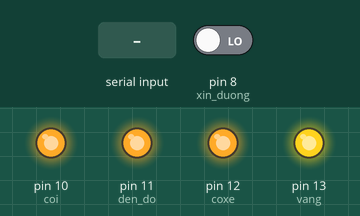
Recording of a sketch running on a simulated Arduino Uno, built with avr-gcc and run on an emulated ATmega328P. On the bench: output pins drawn as LEDs (lit = HIGH). The test bench sets the inputs (shaded band); at power-on: pin 8 (xin_duong) LOW.

Above: at 1.25 s.
1.3 s: "90,45\n" received over Serial
At 2.2 s:
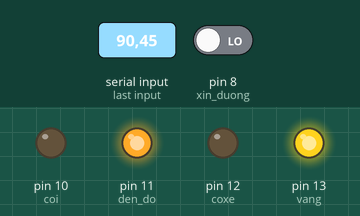
2.8 s: "30,150\n" received over Serial
At 3.4 s:
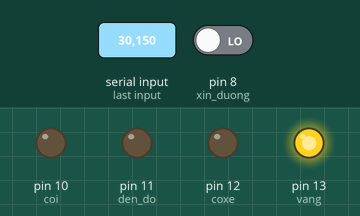
4.3 s: pin 8 (xin_duong) driven HIGH
At 5.7 s:
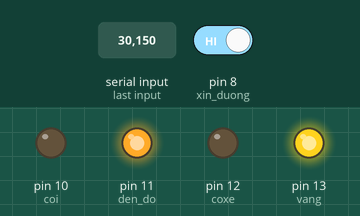
Timing chart, 0 to 7.3 s (numbered marks = the images above; inputs shaded):
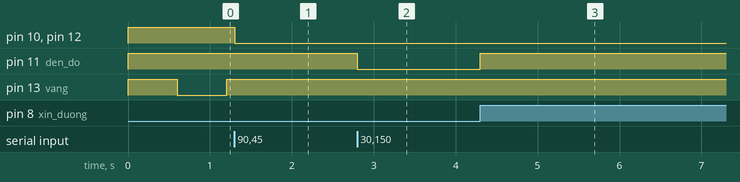

The sketch:

8t1_mega.ino
```cpp
float ham_coxe();
float nhayvang();
#define vang  13
#define coxe 12
#define den_do  11
#define coi 10
#define xin_duong 8
float time_den_do_bat;
float time_den_vang_bat=-48000;
bool den_vang_bat = !true;
bool dung =!true;
float velocity,timetatden,timetatden2;
float s = 0.13;  ///m
float a=1;
float one_giay=1;
int dem_xe=1;
void setup()
{
    Serial.begin(115200);
    Serial.setTimeout(1);
    pinMode(vang, OUTPUT);
    pinMode(coxe, OUTPUT);
    pinMode(den_do, OUTPUT);
    pinMode(coi, OUTPUT);
    pinMode(xin_duong, INPUT);
    digitalWrite(coi,1);
    digitalWrite(vang,1);
    digitalWrite(coxe,1);
    digitalWrite(den_do,1);
}


float ham_coxe()
{   float timexedi;
    digitalWrite(coxe,0);
    timexedi=s/velocity;
    timetatden=(timexedi*60*60*1000)+millis();
    //return timetatden;
    if(timetatden>=timetatden2)
        {
            timetatden2=timetatden;
        }
    else
        {
            timetatden=timetatden2;
        }
}
float nhayvang()
{
        if (millis()-a>600)
      {
       if (digitalRead(vang)==LOW)
          {
              digitalWrite(vang,HIGH);
          }
       else if (digitalRead(vang)==HIGH && digitalRead(coxe)==HIGH&& digitalRead(den_do)==HIGH )
          {
              digitalWrite(vang,LOW);
          }
       a = millis();
       }
}

void loop()
{
     if(Serial.available())
              {
              velocity = Serial.readString().toInt();//Until('\n');
              if (velocity>0)
                 {
                 digitalWrite(vang,1);
                 dem_xe=dem_xe+1;
                 if(velocity>50){digitalWrite(coi,0);}
                 ham_coxe();

                 //cộng 1 xe nếu có giá trị vận tốc xe đi đến
                 }
              }
     //khi ko có xe
     else if (den_vang_bat==!true)
              {
              nhayvang();

              }
     //thời gian tắt đèn báo "có xe"
     if(digitalRead(xin_duong)==HIGH)
              {
                while (digitalRead(xin_duong)==HIGH)
                      {
                        nhayvang();
                        digitalWrite(den_do,1);
                        //Serial.print
                      }
              }

     if (millis()-timetatden>0)
              {
              digitalWrite(coxe,1);
              digitalWrite(coi,1);
              }
     // 1s sẽ trừ 1 chiếc xe. Trung bình 1s là 1 xe đi đến.
     if(millis()-one_giay>3000 && dem_xe>0)
              {
              dem_xe=dem_xe-1;
              one_giay=millis();
              }
     // nếu quá số lượng xe trung bình trong 1s thì đèn đỏ bật. đèn vàng tắt.
     // "có xe" vẫn bật
     if(digitalRead(vang)==LOW && den_vang_bat==true && millis()-time_den_vang_bat>=3000)
              {
                dung=true;
               }
     if(dem_xe>2 )
              {
              dung=!true;
              den_vang_bat=!true;
              digitalWrite(vang,1);
              digitalWrite(den_do,0);
              time_den_do_bat=millis();
              }
     if(/*dem_xe<2*/ millis()-time_den_do_bat>=15000)
              {
              digitalWrite(den_do,1);

              }
    /* if((digitalRead(xin_duong)==HIGH and digitalRead(den_do)==HIGH) && millis()-time_den_vang_bat>=48000)
              {
              den_vang_bat = true;
              digitalWrite(vang,LOW);
              time_den_vang_bat=millis();
              }
*/}
```

Measured:
- after the input at 1.3 s, pin 10 (coi), pin 12 (coxe): HIGH → LOW at once; pin 13 (vang): stays HIGH (without the input it goes to LOW after 0.50 s)
- after the input at 2.8 s, pin 11 (den_do): HIGH → LOW at once
- after the input at 4.3 s, pin 11 (den_do): LOW → HIGH at once
